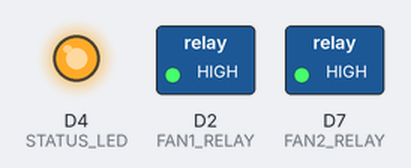
Recording of a sketch running on a simulated ESP8266 (NodeMCU). Parts: switched loads named in the sketch (green lamp = pin HIGH), output pins drawn as LEDs (lit = HIGH).

Above: at 0.6 s.
At 1.2 s:
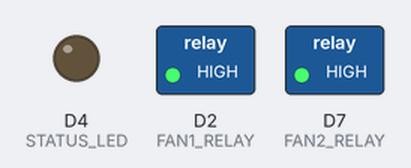
Timing chart, 0 to 2.7 s (numbered marks = the images above):
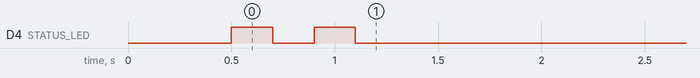

The sketch:

LIDARFAN.ino
```cpp
#include <Arduino.h>

const int LIDAR_RX = D3;
const int LIDAR_TX = D4;
const int FAN1_RELAY = D2; // Fan 1 Relay Input
const int FAN2_RELAY = D7; // Fan 2 Relay Input (New)
const int STATUS_LED = LED_BUILTIN;

// Command: Read Distance (Address 0x01, Register 0x0000, Length 1)
// CRC is pre-calculated as 0x840A
const byte request[] = {0x01, 0x03, 0x00, 0x00, 0x00, 0x01, 0x84, 0x0A};

// Variables
unsigned long lastQuery = 0;
int currentDist = 0;

void setup() {
  // Setup Hardware
  pinMode(FAN1_RELAY, OUTPUT);
  pinMode(FAN2_RELAY, OUTPUT); // Configure second fan
  pinMode(STATUS_LED, OUTPUT);

  // Default State: OFF (Active Low Relay, so HIGH = OFF)
  digitalWrite(FAN1_RELAY, HIGH);
  digitalWrite(FAN2_RELAY, HIGH);
  digitalWrite(STATUS_LED, LOW);

  // Start LiDAR Serial (115200 matches datasheet)
  Serial1.begin(115200, SERIAL_8N1, LIDAR_RX, LIDAR_TX);

  delay(500);
  digitalWrite(STATUS_LED, HIGH); delay(200); digitalWrite(STATUS_LED, LOW); delay(200);
  digitalWrite(STATUS_LED, HIGH); delay(200); digitalWrite(STATUS_LED, LOW);
}

void loop() {
  if (millis() - lastQuery > 100) {
    lastQuery = millis();

    while(Serial1.available()) Serial1.read();

    Serial1.write(request, sizeof(request));
  }

  // Expected Response (7 bytes): [ID] [Func] [Bytes] [DistH] [DistL] [CRCL] [CRCH]

  if (Serial1.available() >= 7) {
    // Check Headers (ID=01, Func=03, Bytes=02)
    if (Serial1.read() == 0x01) {
      if (Serial1.read() == 0x03) {
        if (Serial1.read() == 0x02) {

          // Read Distance Bytes
          int distHigh = Serial1.read();
          int distLow = Serial1.read();

          // Eat the CRC bytes
          Serial1.read();
          Serial1.read();

          // Calculate Logic
          currentDist = (distHigh * 256) + distLow;

          // Ignore 0 (Error) and >1200 (Out of range)
          if (currentDist > 0 && currentDist < 183) {
            digitalWrite(FAN1_RELAY, LOW);  // Fan 1 ON
            digitalWrite(FAN2_RELAY, LOW);  // Fan 2 ON
            digitalWrite(STATUS_LED, HIGH); // LED ON
          }
          else {
            digitalWrite(FAN1_RELAY, HIGH); // Fan 1 OFF
            digitalWrite(FAN2_RELAY, HIGH); // Fan 2 OFF
            digitalWrite(STATUS_LED, LOW);  // LED OFF
          }
        }
      }
    }
  }
}
```
